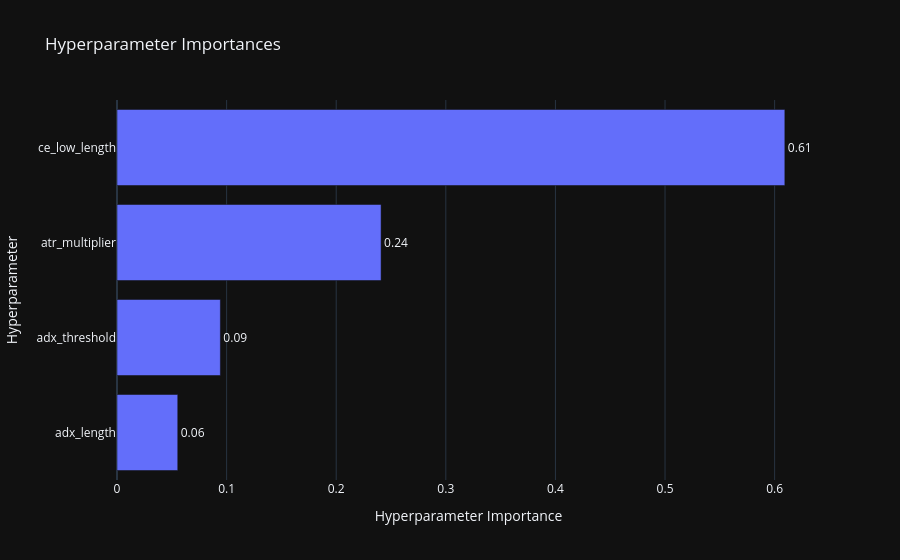
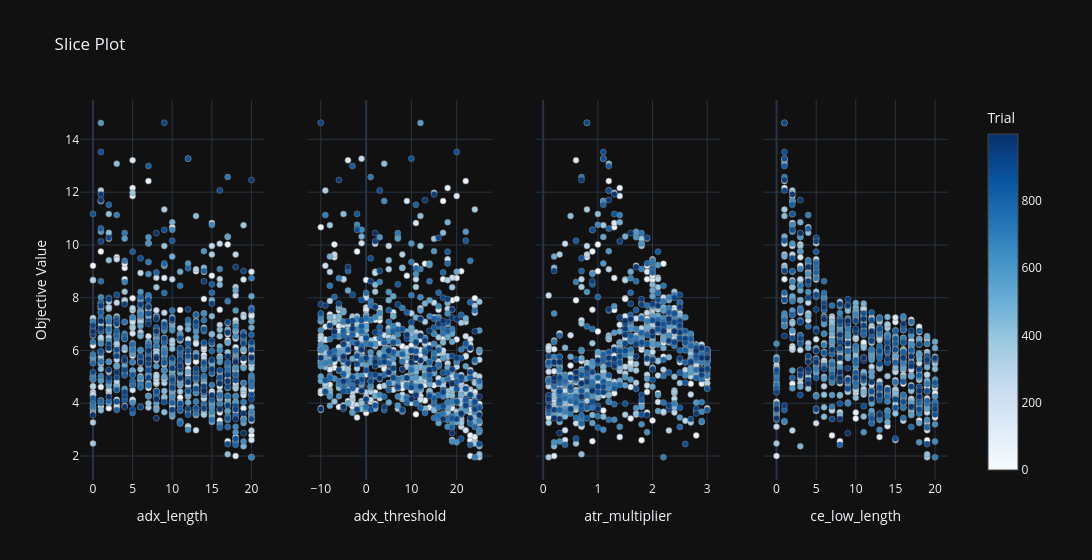

The cell these charts' notebook holds for them, in order:
### Markdown cell above
Visualization

### Code cell
fig = optuna.visualization.plot_param_importances(study)
show(fig)

fig2 = optuna.visualization.plot_slice(study, params=best_params.keys())
show(fig2)

### Figure 1 — Plotly figure (JSON) as saved in the notebook; plotly's stock layout.template omitted (floating-point values rounded to 4 significant figures)
{"data": [{"cliponaxis": false, "hovertemplate": ["adx_length (IntDistribution): 0.0554377270880387<extra></extra>", "adx_threshold (IntDistribution): 0.09431238065019804<extra></extra>", "atr_multiplier (FloatDistribution): 0.24093806823296232<extra></extra>", "ce_low_length (IntDistribution): 0.6093118240288008<extra></extra>"], "name": "Objective Value", "orientation": "h", "text": ["0.06", "0.09", "0.24", "0.61"], "textposition": "outside", "x": [0.05544, 0.09431, 0.2409, 0.6093], "y": ["adx_length", "adx_threshold", "atr_multiplier", "ce_low_length"], "type": "bar"}], "layout": {"title": {"text": "Hyperparameter Importances"}, "xaxis": {"title": {"text": "Hyperparameter Importance"}}, "yaxis": {"title": {"text": "Hyperparameter"}}}}

### Figure 2 — Plotly figure (JSON) as saved in the notebook; plotly's stock layout.template omitted (floating-point values rounded to 4 significant figures; data arrays with more than 128 entries replaced by an {"elided": "..."} marker saying what was removed)
{"data": [{"marker": {"color": {"elided": "1000 int values"}, "colorbar": {"title": {"text": "Trial"}, "x": 1.0, "xpad": 40}, "colorscale": [[0.0, "rgb(247,251,255)"], [0.125, "rgb(222,235,247)"], [0.25, "rgb(198,219,239)"], [0.375, "rgb(158,202,225)"], [0.5, "rgb(107,174,214)"], [0.625, "rgb(66,146,198)"], [0.75, "rgb(33,113,181)"], [0.875, "rgb(8,81,156)"], [1.0, "rgb(8,48,107)"]], "line": {"color": "Grey", "width": 0.5}, "showscale": true}, "mode": "markers", "name": "Feasible Trial", "showlegend": false, "x": {"elided": "1000 int values"}, "y": {"elided": "1000 float values"}, "type": "scatter", "xaxis": "x", "yaxis": "y"}, {"marker": {"color": {"elided": "1000 int values"}, "colorbar": {"title": {"text": "Trial"}, "x": 1.0, "xpad": 40}, "colorscale": [[0.0, "rgb(247,251,255)"], [0.125, "rgb(222,235,247)"], [0.25, "rgb(198,219,239)"], [0.375, "rgb(158,202,225)"], [0.5, "rgb(107,174,214)"], [0.625, "rgb(66,146,198)"], [0.75, "rgb(33,113,181)"], [0.875, "rgb(8,81,156)"], [1.0, "rgb(8,48,107)"]], "line": {"color": "Grey", "width": 0.5}, "showscale": false}, "mode": "markers", "name": "Feasible Trial", "showlegend": false, "x": {"elided": "1000 int values"}, "y": {"elided": "1000 float values"}, "type": "scatter", "xaxis": "x2", "yaxis": "y2"}, {"marker": {"color": {"elided": "1000 int values"}, "colorbar": {"title": {"text": "Trial"}, "x": 1.0, "xpad": 40}, "colorscale": [[0.0, "rgb(247,251,255)"], [0.125, "rgb(222,235,247)"], [0.25, "rgb(198,219,239)"], [0.375, "rgb(158,202,225)"], [0.5, "rgb(107,174,214)"], [0.625, "rgb(66,146,198)"], [0.75, "rgb(33,113,181)"], [0.875, "rgb(8,81,156)"], [1.0, "rgb(8,48,107)"]], "line": {"color": "Grey", "width": 0.5}, "showscale": false}, "mode": "markers", "name": "Feasible Trial", "showlegend": false, "x": {"elided": "1000 float values"}, "y": {"elided": "1000 float values"}, "type": "scatter", "xaxis": "x3", "yaxis": "y3"}, {"marker": {"color": {"elided": "1000 int values"}, "colorbar": {"title": {"text": "Trial"}, "x": 1.0, "xpad": 40}, "colorscale": [[0.0, "rgb(247,251,255)"], [0.125, "rgb(222,235,247)"], [0.25, "rgb(198,219,239)"], [0.375, "rgb(158,202,225)"], [0.5, "rgb(107,174,214)"], [0.625, "rgb(66,146,198)"], [0.75, "rgb(33,113,181)"], [0.875, "rgb(8,81,156)"], [1.0, "rgb(8,48,107)"]], "line": {"color": "Grey", "width": 0.5}, "showscale": false}, "mode": "markers", "name": "Feasible Trial", "showlegend": false, "x": {"elided": "1000 int values"}, "y": {"elided": "1000 float values"}, "type": "scatter", "xaxis": "x4", "yaxis": "y4"}], "layout": {"xaxis": {"anchor": "y", "domain": [0.0, 0.2125], "title": {"text": "adx_length"}}, "yaxis": {"anchor": "x", "domain": [0.0, 1.0], "title": {"text": "Objective Value"}}, "xaxis2": {"anchor": "y2", "domain": [0.2625, 0.475], "title": {"text": "adx_threshold"}}, "yaxis2": {"anchor": "x2", "domain": [0.0, 1.0], "matches": "y", "showticklabels": false}, "xaxis3": {"anchor": "y3", "domain": [0.525, 0.7375], "title": {"text": "atr_multiplier"}}, "yaxis3": {"anchor": "x3", "domain": [0.0, 1.0], "matches": "y", "showticklabels": false}, "xaxis4": {"anchor": "y4", "domain": [0.7875, 1.0], "title": {"text": "ce_low_length"}}, "yaxis4": {"anchor": "x4", "domain": [0.0, 1.0], "matches": "y", "showticklabels": false}, "title": {"text": "Slice Plot"}, "width": 1200}}
